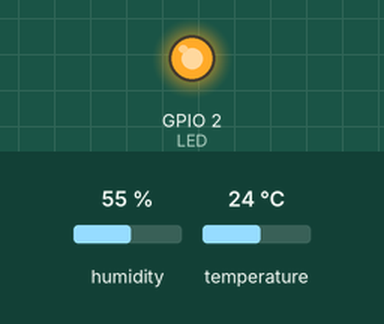
Recording of a sketch running on a simulated ESP32. Shown: output pins drawn as LEDs (lit = HIGH). The inputs (shaded band) are chosen by the test bench; at power-on: humidity 55 %, temperature 24 °C. The local clock reads 2024-03-15 10:24:30 at power-on unless the sketch sets it; storage starts empty; what the sketch prints to the serial monitor is not drawn. At 124.1 s the program puts the board to deep sleep or switches it off; the recording ends there.

Above: at 0.1 s.
Timing chart, 0 to 124.1 s (numbered marks = the images above):
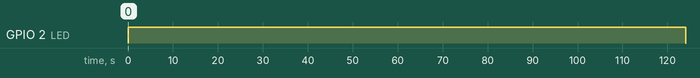

The sketch:

standaloneTempHum.ino
```cpp
// Standalone Temperature and Humidity Sensor
// 09/21/22

/* ---------------------
   For SD card:
   MOSI (DI) - 23
   MISO (DO) - 19
   CLK - 18
   CS - 5
   ---------------------
   For RTC:
   SDA - 21
   SCL - 22
   5.01kOhm - 21 - Vcc
   5.01kOhm - 22 - Vcc
   ---------------------
   For Temp/Humidity:
   Black - GND
   Red - Vcc
   Yellow - 22
   Green - 21
   ---------------------
*/

#include <Wire.h>
#include <SD.h>
#include <DS3232RTC.h>
#include <Adafruit_SHT31.h>

// Constants
#define CONVERSION 1000000 // Conversion factor for seconds to microseconds
const int LIST_SIZE = 120; // Seconds to measure for
const int SLEEP_INTERVAL = 60*10; // Interval (in seconds) to sleep/wake

// Clock variables
DS3232RTC myClock(false); //For non AVR boards (ESP32)
int SLEEP_TIME;
const int LED = 2;

// Temp variables
Adafruit_SHT31 tempSensor = Adafruit_SHT31();

// For SD card
const int CS = 5; // Chip select pin

// For measurements
long myTime;
float myTemp;
float myHum;

long timeArray[LIST_SIZE];
float tempArray[LIST_SIZE];
float humArray[LIST_SIZE];

//-----------------------------------------------------------------------------------
void setup()
{
  Serial.begin(115200);

  //Setup for SD card
  pinMode(CS, OUTPUT);
  SD.begin(CS);

  // Setup for clock
  myClock.begin(); // Initializes I2C bus for non AVR boards
  setSyncProvider(myClock.get); // Set the external RTC as the time keeper
  pinMode(LED, OUTPUT);
  myTime = now();

  // Setup for temp sensor
  tempSensor.begin(0x44); //Hex Address for new I2C pins

  //Check for SD header file
  sdBegin();

}

void loop()
{
  if (myTime > 6000) digitalWrite(LED, HIGH);

  // Get measurements
  getData();

  // Write to SD card and serial monitor
  sdWrite();

  // Go to sleep
  digitalWrite(LED, LOW);
  updateSleep();
  Serial.printf("Sleeping for %d seconds\n", SLEEP_TIME);
  Serial.printf("Wakeup at: %d UTC\n\n", now()+SLEEP_TIME);
  esp_sleep_enable_timer_wakeup(SLEEP_TIME * CONVERSION);
  Serial.flush();
  esp_deep_sleep_start();
  // Sleeps until woken, runs setup() again
}

//-----------------------------------------------------------------------------------
// Get current time, temp, and humidity
void getData()
{
  int counter = 0;
  long lastTime;

//  Serial.printf("numPoints = %d\ncounter = %d\n\n", numPoints, counter);

  // Loop through as many times as needed
  while (counter < LIST_SIZE)
  {
    // One measurement per second
    if ((millis() - lastTime) > 1000)
    {
      // Get measurements
      myTime = now(); // Unix time

      myTemp = tempSensor.readTemperature();
      myTemp *= 9.0;
      myTemp /= 5.0;
      myTemp += 32.0;

      myHum = tempSensor.readHumidity();

      // Fill arrays
      timeArray[counter] = myTime;
      tempArray[counter] = myTemp;
      humArray[counter] = myHum;

      Serial.printf("%d, %f, %f\n", myTime, myTemp, myHum);

      // Increment counter and reset timer
      counter++;
      lastTime = millis();
    }
  }
  Serial.println();
}


// Check or create header file
void sdBegin()
{
  // Check if file exists and create one if not
  if (!SD.exists("/begin.txt"))
  {
    Serial.println("Creating lead file");

    File dataFile = SD.open("/begin.txt", FILE_WRITE);

    SD.mkdir("/Data");

    // Create header with title, timestamp, and column names
    dataFile.println("Standalone Temperature and Humidity Sensor");
    dataFile.print("Starting: ");
    dataFile.println(String(now()));
    dataFile.println();
    dataFile.println("UNIX Time, Temperature (F), Humidity (%)");
    dataFile.close();
  }
}

//Write the list to the sd card
void sdWrite()
{
  //Create string for new file name
  String fileName = "/Data/";
  fileName += String(now(), HEX);
  fileName += ".txt";

  Serial.print("Writing ");
  Serial.print(fileName);
  Serial.print(": ");
  Serial.println(String(now()));

  //Create and open a file
  File dataFile = SD.open(fileName, FILE_WRITE);

  for (int i = 0; i < LIST_SIZE; i++)
  {
    //Create strings for measurement, time, and temp
    String currentTime = String(timeArray[i]);
    String currentTemp = String(tempArray[i]);
    String currentHum = String(humArray[i]);

    //Write time, measurement, and temp on one line in file
    dataFile.print(currentTime);
    dataFile.print(",");
    dataFile.print(currentTemp);
    dataFile.print(",");
    dataFile.println(currentHum);

    Serial.printf("%s, %s, %s\n", currentTime, currentTemp, currentHum);
  }
  dataFile.close();
}

// Update Sleep Time
void updateSleep()
{
  // Update the current minute (0-59) and convert to seconds
  int nowTime = now()%3600;

  // Calculate sleep time based on interval
  SLEEP_TIME = SLEEP_INTERVAL - (nowTime % SLEEP_INTERVAL);

  // Offset for half the reading time
  SLEEP_TIME -= (LIST_SIZE / 2);

  // Take off one second to account for wakeup
  SLEEP_TIME -= 2;

  // If something went wrong and the sleep time is too high, sleep for the interval
  if (SLEEP_TIME > SLEEP_INTERVAL)
  {
    SLEEP_TIME = SLEEP_INTERVAL;
  }

  if (SLEEP_TIME <= 0)
  {
    // Actually only sleep for 1 second
    SLEEP_TIME = 1;
  }
}
```

Measured:
- by itself, GPIO 2 (LED): LOW → HIGH at 0.03 s, → LOW 124 s later
